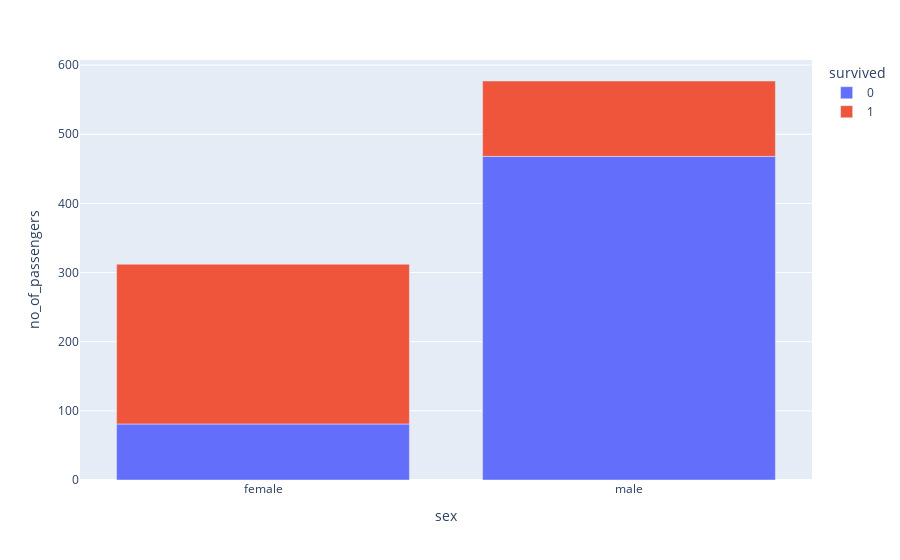

The notebook cell saved with this chart:
### Code cell
df_agg = df.groupby(['sex', 'survived'], as_index=False)[['embark_town']].count()
df_agg.columns = ['sex', 'survived', 'no_of_passengers']
df_agg['survived'] = df_agg.survived.astype('object')
px.bar(df_agg, x='sex', y='no_of_passengers', color='survived')

### Figure 1 — Plotly figure (JSON) as saved in the notebook; plotly's stock layout.template omitted (floating-point values rounded to 4 significant figures)
{"data": [{"alignmentgroup": "True", "hovertemplate": "survived=0<br>sex=%{x}<br>no_of_passengers=%{y}<extra></extra>", "legendgroup": "0", "marker": {"color": "#636efa"}, "name": "0", "offsetgroup": "0", "orientation": "v", "showlegend": true, "textposition": "auto", "type": "bar", "x": ["female", "male"], "xaxis": "x", "y": [81, 468], "yaxis": "y"}, {"alignmentgroup": "True", "hovertemplate": "survived=1<br>sex=%{x}<br>no_of_passengers=%{y}<extra></extra>", "legendgroup": "1", "marker": {"color": "#EF553B"}, "name": "1", "offsetgroup": "1", "orientation": "v", "showlegend": true, "textposition": "auto", "type": "bar", "x": ["female", "male"], "xaxis": "x", "y": [231, 109], "yaxis": "y"}], "layout": {"barmode": "relative", "legend": {"title": {"text": "survived"}, "tracegroupgap": 0}, "margin": {"t": 60}, "xaxis": {"anchor": "y", "domain": [0, 1], "title": {"text": "sex"}}, "yaxis": {"anchor": "x", "domain": [0, 1], "title": {"text": "no_of_passengers"}}}}
